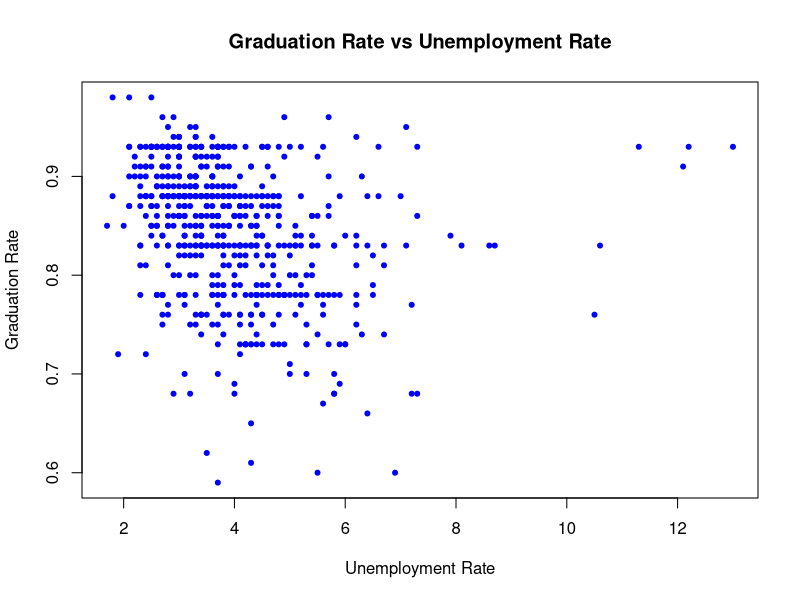
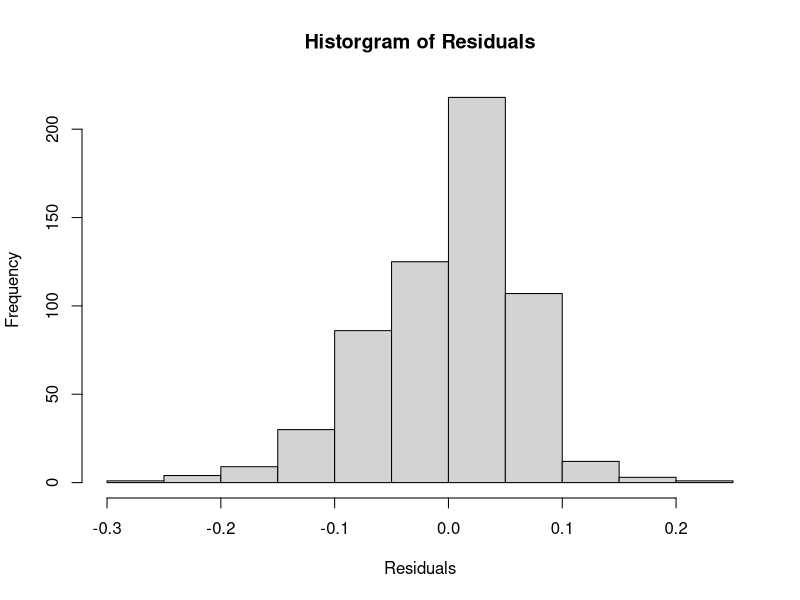
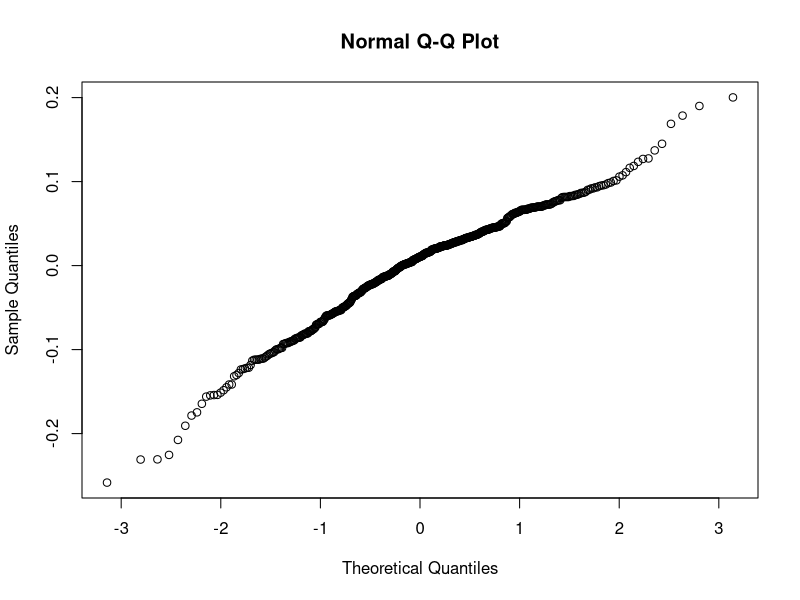
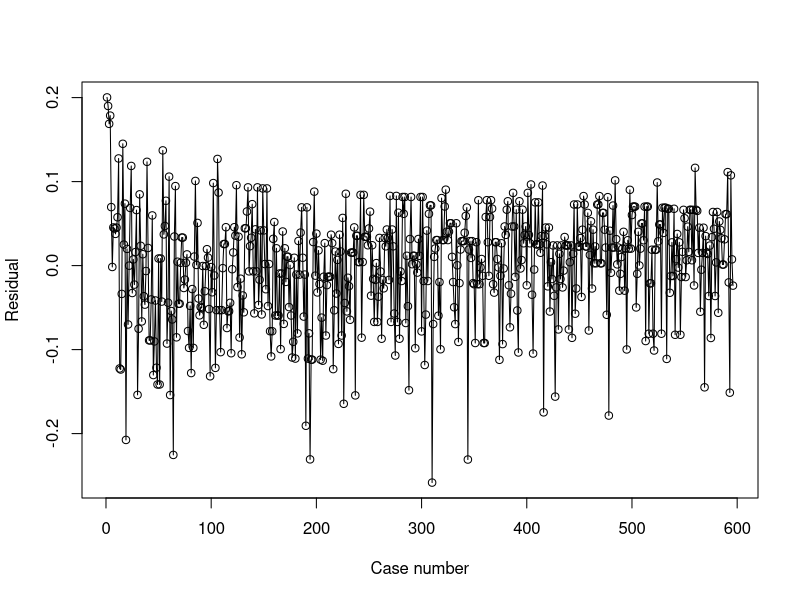

These charts were generated, in order, by the following R code: (Note: this script raises an error after producing the figures.)
#-------------------------------------------------------------------------------
# Semester Project: Introduction to Data Science
# Autor: Jessica Reynolds
#-------------------------------------------------------------------------------

#Load required libraries and read xls file
library(psych)
library(car)
library(readxl)
Cleaned_data601<- read_excel("Cleaned_data601.xlsx")
#Removed unwanted Characters/Spaces from Column Names
names(Cleaned_data601) <- gsub(" ", "", names(Cleaned_data601))
names(Cleaned_data601) <- gsub("%", "", names(Cleaned_data601))

riskdf <- read_excel("2019 Risk Factors Data.xlsx", 
                                      sheet = "2019")
names(riskdf)<- gsub(" ", "", names(riskdf))

lmpp2019 = lm(CountyValue ~ PPCSTOT, data = riskdf, , ,na.omit)
summary(lmpp2019)
#-------------------------------------------------------------------------------
# Linear Model: Graduation Rate vs Unemployment Rate
#-------------------------------------------------------------------------------
#Create Linear Model
lmUnemployment = lm(CountyValue ~ Unemp, data = Cleaned_data601, , ,na.omit)

#Check Assumptions: Linearity, some outliers may be a concern but appears linear
plot(Cleaned_data601$Unemp, Cleaned_data601$CountyValue,
     pch=20, col = "blue",
     xlab= "Unemployment Rate", ylab="Graduation Rate",
     main="Graduation Rate vs Unemployment Rate")

#Graphics for Normality Assumption, not perfect but not obvioulsy violated
hist(lmUnemployment$residuals, xlab="Residuals", main = "Historgram of Residuals")
qqnorm(lmUnemployment$residuals)

#Graphics for Independence Assumption, seems random so no violation
plot(lmUnemployment$residuals, type = 'o',
     xlab = "Case number", ylab = "Residual")

#Graphics/Levenes for Homoscedacity Assumption, this is a problem becuase it is 
#statistically different so Homoscedacity is not met
bin <- cut(lmUnemployment$fitted.values, 5)
leveneTest(lmUnemployment$residuals ~ bin)

#Outliers
qqPlot(lmUnemployment,labels=row.names(Unemp), id.method="identify",
       simulate=TRUE, main="Q-Q Plot") #shows row 310 and 344 are potential outliers
outlierTest(lmUnemployment)

Cleaned_data601[c(310,344),]

#Summary of linear Model
summary(lmUnemployment)

#Visualization of LM on scatter plot
plot(Cleaned_data601$Unemp, Cleaned_data601$CountyValue,
     pch=20, col = "blue",
     xlab= "Unemployment Rate", ylab="Graduation Rate",
     main="Graduation Rate vs Unemployment Rate")
abline(lmUnemployment)

#-------------------------------------------------------------------------------
# Linear Model: Graduation Rate vs Unemployment Rate Outliers removed
#-------------------------------------------------------------------------------
#Create Linear Model
df <- Cleaned_data601[which(Cleaned_data601$County!="Worcester County"),]
lmdf=lm(CountyValue ~ Unemp, data = df, , ,na.omit)

#Check Assumptions: Linearity, some outliers may be a concern but appears linear
plot(df$Unemp, df$CountyValue,
     pch=20, col = "blue",
     xlab= "Unemployment Rate", ylab="Graduation Rate",
     main="Graduation Rate vs Unemployment Rate")

#Graphics for Normality Assumption, not perfect but not obvioulsy violated
hist(lmdft$residuals, xlab="Residuals", main = "Historgram of Residuals")
qqnorm(lmdf$residuals)

#Graphics for Independence Assumption, seems random so no violation
plot(lmdf$residuals, type = 'o',
     xlab = "Case number", ylab = "Residual")

#Graphics/Levenes for Homoscedacity Assumption, this is a problem becuase it is 
#statistically different so Homoscedacity is not met
bin <- cut(lmdf$fitted.values, 5)
leveneTest(lmdf$residuals ~ bin)

#Outliers
qqPlot(lmdf,labels=row.names(CountyValue), id.method="identify",
       simulate=TRUE, main="Q-Q Plot") #shows row 340 and 306 are potential outliers
outlierTest(lmUnemployment)

Cleaned_data601[c(306,340),]#looks okay

#Summary of linear Model
summary(lmdf)

#Visualization of LM on scatter plot
plot(df$Unemp, df$CountyValue,
     pch=20, col = "blue",
     xlab= "Unemployment Rate", ylab="Graduation Rate",
     main="Graduation Rate vs Unemployment Rate")
abline(lmdf)


#-------------------------------------------------------------------------------
# Linear Model: Graduation Rate vs Per Pupil Spending
#-------------------------------------------------------------------------------
#Create Linear Model
lmPPspend = lm(CountyValue ~ PPCSTOT, data = Cleaned_data601, , ,na.omit)

#Check Assumptions: Linearity, unclear relationship 
plot(Cleaned_data601$PPCSTOT, Cleaned_data601$CountyValue,
     pch=20, col = "blue",
     xlab= "Per Pupil Spending", ylab="Graduation Rate",
     main="Graduation Rate vs Per Pupil Spending")

#Graphics for Normality Assumption, skewed left, not normal
hist(lmPPspend$residuals, xlab="Residuals", main = "Historgram of Residuals")
qqnorm(lmPPspend$residuals)

#Graphics for Independence Assumption, seems random so no violation
plot(lmPPspend$residuals, type = 'o',
     xlab = "Case number", ylab = "Residual")

#Graphics/Levenes for Homoscedacity Assumption, this is a problem becuase it is 
#statistically different so Homoscedacity is not met
bin <- cut(lmPPspend$fitted.values, 5)
leveneTest(lmPPspend$residuals ~ bin)

#Summary of linear Model
summary(lmPPspend)

#Visualization of LM on scatter plot
plot(Cleaned_data601$PPCSTOT, Cleaned_data601$CountyValue,
     pch=20, col = "blue",
     xlab= "Unemployment Rate", ylab="Graduation Rate",
     main="Graduation Rate vs Per Pupil Spending")
abline(lmPPspend)

#including both variables in the model does not improve the correlation
lmboth = lm(CountyValue ~ PPCSTOT + Unemp, data = Cleaned_data601, , ,na.omit)
summary(lmboth)
#-------------------------------------------------------------------------------
# Linear Model: Graduation Rate vs % of individuals with 3+ risk factors
# Community Resilience Estimates
#-------------------------------------------------------------------------------

lmrisk3 = lm(CountyValue ~ rate3, data = riskdf, , ,na.omit)

#Check Assumptions: Linearity
plot(riskdf$rate3, riskdf$CountyValue,
     pch=20, col = "blue",
     xlab= "Estimated % of Population with 3+ Risk Factors", ylab="Graduation Rate",
     main="Graduation rate vs % of population with 3+ risk factors")

#Graphics for Normality Assumption, close to normal
hist(lmrisk3$residuals, xlab="Residuals", main = "Historgram of Residuals")
qqnorm(lmrisk3$residuals)

#Graphics for Independence Assumption, seems random so no violation
plot(lmrisk3$residuals, type = 'o',
     xlab = "Case number", ylab = "Residual")

#Graphics/Levenes for Homoscedacity Assumption, met
bin <- cut(lmrisk3$fitted.values, 5)
leveneTest(lmrisk3$residuals ~ bin)

#Summary of linear Model
summary(lmrisk3)

#Visualization of LM on scatter plot
plot(riskdf$rate3, riskdf$CountyValue,
     pch=20, col = "blue",
     xlab= "% of population with 3+ risk factors", ylab="Graduation Rate",
     main="Graduation rate vs % of population with 3+ risk factors")
abline(lmrisk3)
